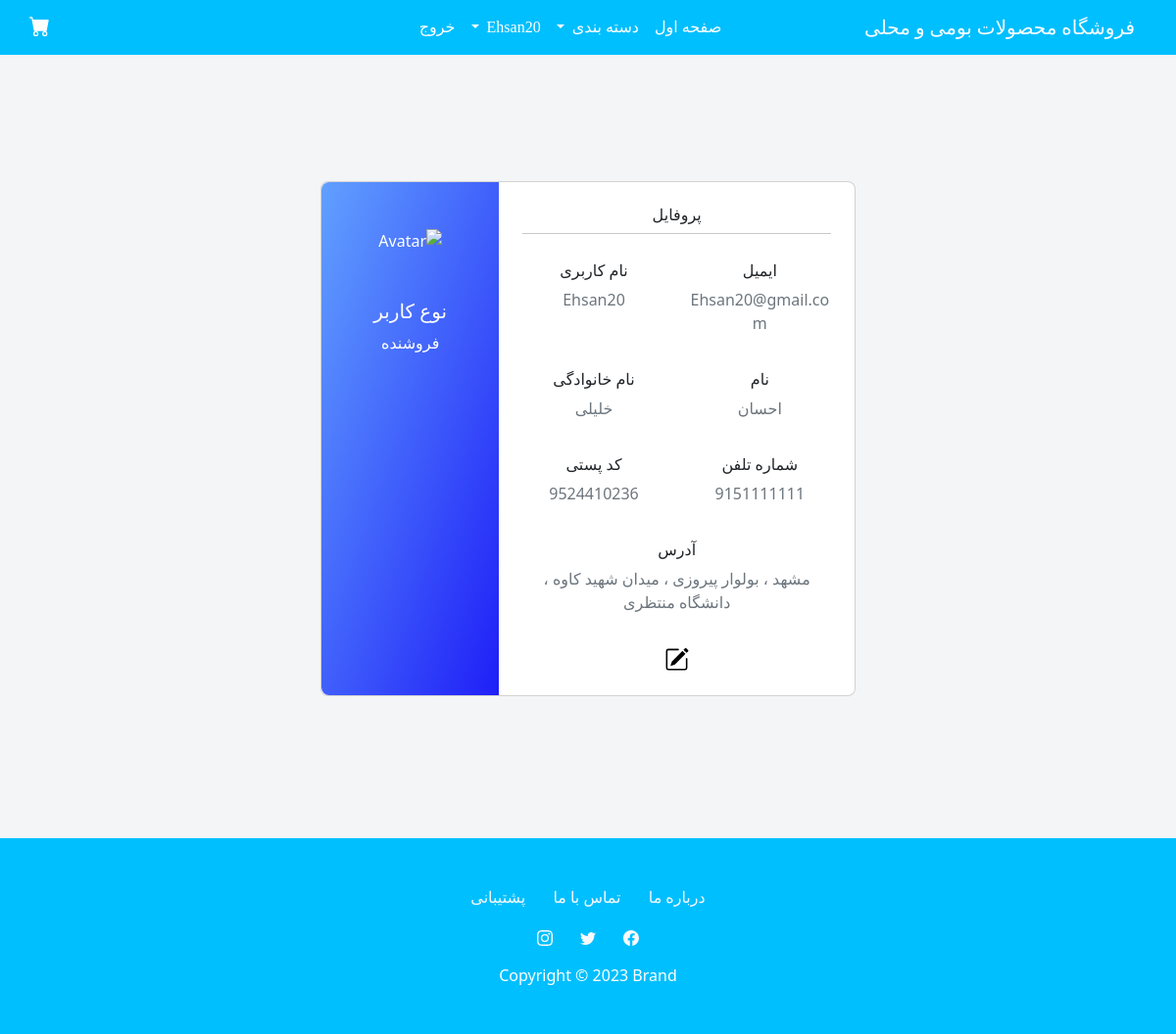
The page /Profile/ (signed in) on the database its author committed.
### Account/models.py (models this page shows)
class Userinformation(models.Model):
    user = models.ForeignKey(User,on_delete=models.CASCADE)
    address = models.CharField(max_length=255)
    tel = models.PositiveBigIntegerField()
    is_seller = models.BooleanField(default=False)
    kodeposti = models.PositiveBigIntegerField()

### Account/views.py (the view)
# urls.py: path('Profile/',views.Profile,name='Profile'),
def Profile(request):
    userinfo=Userinformation.objects.get(user=request.user)
    return render(request,'Profile.html',{'userinfo':userinfo})

### Templates/Profile.html (shortened to what this page needs)
{% extends 'Base.html' %}
{% block content %}
{% if request.user.id %}
<section class="vh-100 " style="background-color: #f4f5f7;">
    <div class="container py-5 h-100">
      <div class="row d-flex justify-content-center align-items-center h-100">
        <div class="col col-lg-6 mb-4 mb-lg-0">
          <div class="card mb-3" style="border-radius: .5rem;">
            <div class="row g-0">
              <div class="col-md-8" style="text-align: center;">
                <div class="card-body p-4">
                  <h6 style="text-align: center;">پروفایل</h6>
                  <hr class="mt-0 mb-4">
                  <div class="row pt-1">
                    <div class="col-6 mb-3">
                      <h6>ایمیل</h6>
                      <p class="text-muted">{{ request.user.email }}</p>
                    </div>
                    <div class="col-6 mb-3">
                      <h6>نام کاربری</h6>
                      <p class="text-muted">{{request.user.username}}</p>
                    </div>
                  </div>
                  <div class="row pt-1">
                    <div class="col-6 mb-3">
                      <h6>نام </h6>
                      {% if request.user.first_name %}
                      <p class="text-muted">{{request.user.first_name}}</p>
                      {% else%}
                      <p class="text-muted">-</p>
                      {% endif%}
                    </div>
                    <div class="col-6 mb-3">
                      <h6>نام خانوادگی</h6>
                      {% if request.user.last_name %}
                      <p class="text-muted">{{request.user.last_name}}</p>
                      {% else%}
                      <p class="text-muted">-</p>
                      {% endif%}
                    </div>
                  </div>
                  <div class="row pt-1">
                    <div class="col-6 mb-3">
                      <h6>شماره تلفن</h6>
                      {% if userinfo %}
                      <p class="text-muted">{{ userinfo.tel }}</p>
                      {% else%}
                      <p class="text-muted">-</p>
                      {% endif%}
                    </div>
                    <div class="col-6 mb-3">
                      <h6>کد پستی</h6>
                      {% if userinfo %}
                      <p class="text-muted">{{userinfo.kodeposti}}</p>
                      {% else%}
                      <p class="text-muted">-</p>
                      {% endif%}
                    </div>
                  </div>
                  <div class="row pt-1">
                    <div class="col mb-3">
                      <h6>آدرس </h6>
                      {% if userinfo %}
                      <p class="text-muted">{{userinfo.address}}</p>
                      {% else%}
                      <p class="text-muted">-</p>
                      {% endif%}
                    </div>
                  </div>
                  <a href="{% url 'ProfileEdit' %}" style="color: black;">
                  </a>
                </div>
              </div>
              <div class="col-md-4 gradient-custom text-center text-white"
              style="border-top-left-radius: .5rem; border-bottom-left-radius: .5rem;">
              <img src="https://mdbcdn.b-cdn.net/img/Photos/new-templates/bootstrap-chat/ava6-bg.webp"
                alt="Avatar" class="img-fluid my-5" style="width: 80px;" />
              <h5>نوع کاربر</h5>
              {% if request.user.is_staff %}
              <p> ادمین</p>
              {% elif userinfo.is_seller %}
              <p>فروشنده</p>
              {% else %}
              <p>کاربر عادی</p>
              {% endif %}
            </div>
            </div>
          </div>
        </div>
      </div>
    </div>
  </section>
{% endif%}
{% endblock %}

### Templates/Base.html (shortened to what this page needs)
<!DOCTYPE html>
<html lang="fa" dir="rtl">
  <head>
    <link rel="stylesheet" href="https://cdn.jsdelivr.net/npm/bootstrap@5.2.0/dist/css/bootstrap.rtl.min.css">
</head>
<body>
    <div class=" shadow-lg " style="background-color: #00BFFF ;">
        <nav class="navbar navbar-expand-lg navbar-dark container"rgb(139, 139, 255)>
          <div class="container-fluid" style="font-family:Titr;">
            <a class="navbar-brand text-white"  href="#" style="width: 20px;">فروشگاه محصولات بومی و محلی</a>
            <div class="collapse navbar-collapse" id="navbarScroll">
              <ul class="navbar-nav mx-auto mb-2 mb-lg-0 navbar-nav-scroll" style="--bs-scroll-height: 100px;">
                <li class="nav-item">
                  <a class="nav-link active text-white " aria-current="page" href="{% url 'Home'%}">صفحه اول</a>
                </li>
                <li class="nav-item dropdown">
                  <a class="nav-link dropdown-toggle text-white" href="#" id="navbarScrollingDropdown" role="button" data-bs-toggle="dropdown" aria-expanded="false">
                    دسته بندی
                  </a>
                </li>
                {% if request.user.id %}
                <li class="nav-item dropdown">
                  <a class="nav-link dropdown-toggle text-white" href="#" id="navbarScrollingDropdown" role="button" data-bs-toggle="dropdown" aria-expanded="false">
                  </a>
                </li>
                <li class="nav-item">
                  <a class="nav-link text-white" href="{% url 'LogoutUser'%}">خروج</a>
                </li>
                {% endif%}
              </ul>
            </div>
          </div>
        </nav>
      </div>
      {% block content %}
      {% endblock %}
    <footer class="text-center" style="background-color: #00BFFF ;">
        <div class="container text-white py-4 py-lg-5 py-sm-5">
            <ul class="list-inline">
                <li class="list-inline-item me-4"><a class="link-light" style="text-decoration: none;" href="#">درباره ما</a></li>
                <li class="list-inline-item me-4"><a class="link-light" style="text-decoration: none;"  href="#">تماس با ما</a></li>
                <li class="list-inline-item"><a class="link-light" style="text-decoration: none;"  href="#">پشتیبانی</a></li>
            </ul>
            <ul class="list-inline">
                <li class="list-inline-item me-4"></li>
                <li class="list-inline-item me-4"></li>
                <li class="list-inline-item"></li>
            </ul>
            <p class="text-white mb-0">Copyright © 2023 Brand</p>
        </div>
    </footer>
</body>
</html>

### Templates/Base.html (style rules this page uses)
.gradient-custom { background: #f6d365; background: -webkit-linear-gradient(to right bottom, rgb(67, 47, 222), rgb(40, 123, 248)); background: linear-gradient(to right bottom, rgb(97, 160, 255), rgb(31, 31, 247)) }

### rows shown on the page
Userinformation: tel "9151111111", kodeposti "9524410236", address "مشهد ، بولوار پیروزی ، میدان شهید کاوه ، دانشگاه منتظری"

### other values the page prints
{{ request.user.email }} "Ehsan20@gmail.com"
{{ request.user.username }} "Ehsan20"
{{ request.user.first_name }} "احسان"
{{ request.user.last_name }} "خلیلی"
